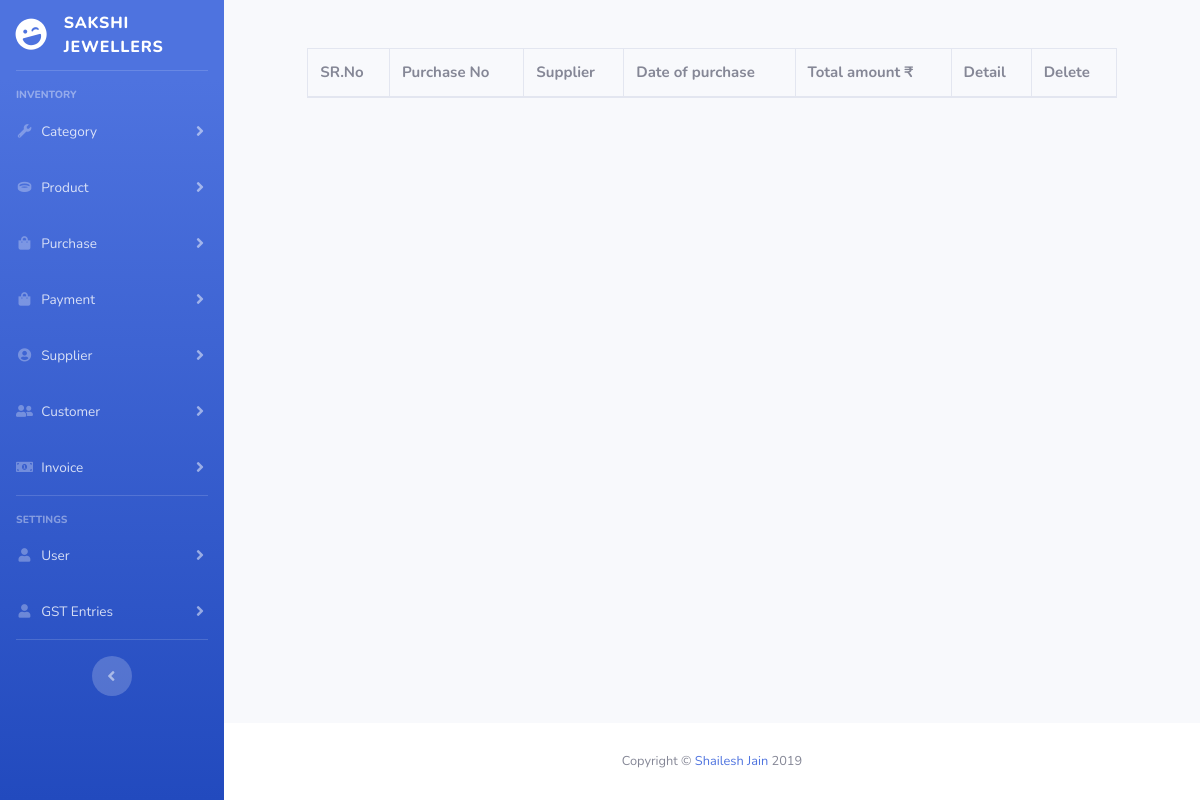
The page /purchases.php on the database as committed earlier.
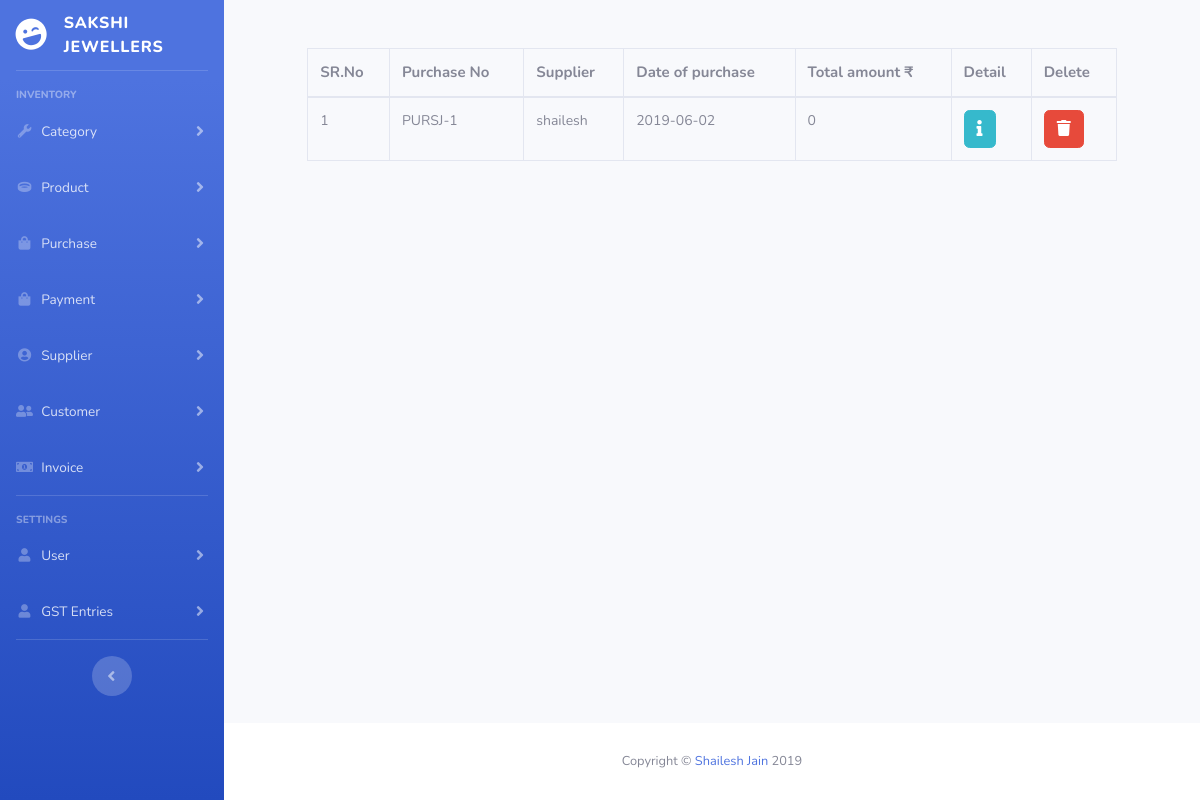
The same page on the database as committed later.
### tables this page shows
CREATE TABLE `purchases` (
  `purchase_id` int(11) NOT NULL,
  `supplier_detail` varchar(255) NOT NULL,
  `purchase_no` varchar(255) NOT NULL,
  `purchase_quantity` double NOT NULL,
  `purchase_rate` double NOT NULL,
  `date_of_purchase` date NOT NULL,
  `total_purchase_amount` double NOT NULL,
  `deleted` int(1) NOT NULL DEFAULT '0',
  `created_at` datetime NOT NULL DEFAULT CURRENT_TIMESTAMP,
  `updated_at` datetime NOT NULL,
  `deleted_at` datetime NOT NULL,
  `created_by` int(11) NOT NULL,
  `updated_by` int(11) NOT NULL,
  `deleted_by` int(11) NOT NULL
);

### purchases.php (called while the page is built, shortened)
<?php
require_once ('helpers/static-components.php');

### db/core/CRUD.class.php (called while the page is built, shortened)
<?php
class CRUD
{
    private static $pdo;
    private static $dsn = "mysql:host=".HOST.";dbname=".DB;
    public static function init()
    {
        try
        {
            self::$pdo = new PDO(self::$dsn, USERNAME, PASSWORD);
            self::$pdo->setAttribute(PDO::ATTR_DEFAULT_FETCH_MODE, PDO::FETCH_OBJ);
        }
        catch (PDOException $ex)
        {
             throw $ex;
        }
    }
    public static function query($query, ...$params)
    {
        if(strpos($query, "?") === false){
            $res = self::$pdo->query($query);
            return $res;
        }
        return self::executePreparedStatement($query, ...$params);
    }
}

### db/models/Purchase.class.php (called while the page is built, shortened)
<?php
class Purchase extends Table
{
    public static function viewAll(){
        return $rs = CRUD::query("SELECT @sr_no:=@sr_no+1 as serial_no, purchases.* FROM purchases INNER JOIN (SELECT @sr_no:=0) AS a WHERE purchases.deleted = 0");
    }
}

### includes/pages/purchases/view-all-purchases.php (the view, shortened to what this page needs)
<?php
$rs = Purchase::viewAll();
$column_names_as = array(
        "serial_no" => "SR.No",
        "purchase_no" => "Purchase No",
        "supplier_detail" => "Supplier",
        "date_of_purchase" => "Date of purchase",
        "total_purchase_amount" => "Total amount &#8377;"
);
require_once 'includes/pages/purchases/delete-purchase.php';
?>
    <div class="row">
        <div class="offset-1 col-md-10">
            <div class="table-responsive">
                <table class="tables table table-bordered">
                    <thead>
                    <tr>
                        <?php
                        foreach ($column_names_as as $column_name_as) {
                            echo "<th>{$column_name_as}</th>";
                        }
                        ?>
                        <th>Detail</th>
                        <th>Delete</th>
                    </tr>
                    </thead>
                    <tbody>
                    <?php
                    $column_names = array_keys($column_names_as);
                    while($row = $rs->fetch(PDO::FETCH_ASSOC)) {
                        echo "<tr>";
                        foreach ($column_names as $column_name) {
                            echo "<td>$row[$column_name]</td>";
                        }
                        echo "<td><a class='btn btn-info text-white' data-toggle='tooltip' href='purchases.php?src=view-purchase-details&id={$row['purchase_id']}' data-html='true' title='View Detail' data-delete=''><i class='fa fa-info'></i></a></td>";
                        echo "<td><a class='btn btn-danger text-white delete' data-toggle='modal' data-target='#deleteModal' data-html='true' title='Delete' data-delete='purchases.php?form=delete-purchase&id={$row['purchase_id']}'><i class='fa fa-trash'></i></a></td>";
                    }
                    ?>
                    </tbody>
                </table>
            </div>
        </div>
    </div>

Rows that differ between the two databases and show on the page:
added purchases: column_name "1", purchase_no "PURSJ-1", supplier_detail "shailesh", date_of_purchase "2019-06-02", total_purchase_amount "0"
